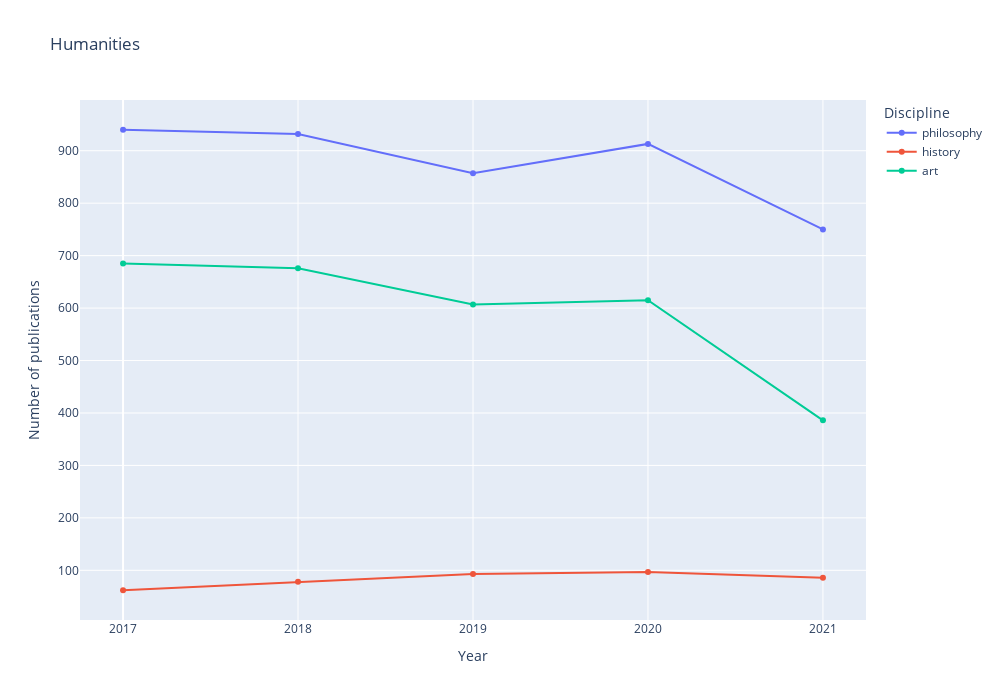

The notebook cell saved with this chart:
### Code cell
fig = px.line(new_df_humanities, title="Humanities", markers=True)
fig.update_layout(
    xaxis = dict(
        tickmode = 'array',
        tickvals = [0 , 1 , 2 , 3 , 4], 
        ticktext =['2017','2018','2019','2020','2021']
    )
)
fig.update_layout(
     xaxis_title="Year",
    yaxis_title="Number of publications",
    legend_title="Discipline",
    autosize=False,
    width=1000,
    height=700,)
# fig.update_yaxes(range=[-100, 3700])

fig.show()

### Figure 1 — Plotly figure (JSON) as saved in the notebook; plotly's stock layout.template omitted (floating-point values rounded to 4 significant figures)
{"data": [{"hovertemplate": "variable=philosophy<br>index=%{x}<br>value=%{y}<extra></extra>", "legendgroup": "philosophy", "line": {"color": "#636efa", "dash": "solid"}, "marker": {"symbol": "circle"}, "mode": "markers+lines", "name": "philosophy", "orientation": "v", "showlegend": true, "type": "scatter", "x": [0, 1, 2, 3, 4], "xaxis": "x", "y": [940, 932, 857, 913, 750], "yaxis": "y"}, {"hovertemplate": "variable=history<br>index=%{x}<br>value=%{y}<extra></extra>", "legendgroup": "history", "line": {"color": "#EF553B", "dash": "solid"}, "marker": {"symbol": "circle"}, "mode": "markers+lines", "name": "history", "orientation": "v", "showlegend": true, "type": "scatter", "x": [0, 1, 2, 3, 4], "xaxis": "x", "y": [62, 78, 93, 97, 86], "yaxis": "y"}, {"hovertemplate": "variable=art<br>index=%{x}<br>value=%{y}<extra></extra>", "legendgroup": "art", "line": {"color": "#00cc96", "dash": "solid"}, "marker": {"symbol": "circle"}, "mode": "markers+lines", "name": "art", "orientation": "v", "showlegend": true, "type": "scatter", "x": [0, 1, 2, 3, 4], "xaxis": "x", "y": [685, 676, 607, 615, 386], "yaxis": "y"}], "layout": {"autosize": false, "height": 700, "legend": {"title": {"text": "Discipline"}, "tracegroupgap": 0}, "title": {"text": "Humanities"}, "width": 1000, "xaxis": {"anchor": "y", "domain": [0, 1], "tickmode": "array", "ticktext": ["2017", "2018", "2019", "2020", "2021"], "tickvals": [0, 1, 2, 3, 4], "title": {"text": "Year"}}, "yaxis": {"anchor": "x", "domain": [0, 1], "title": {"text": "Number of publications"}}}}
